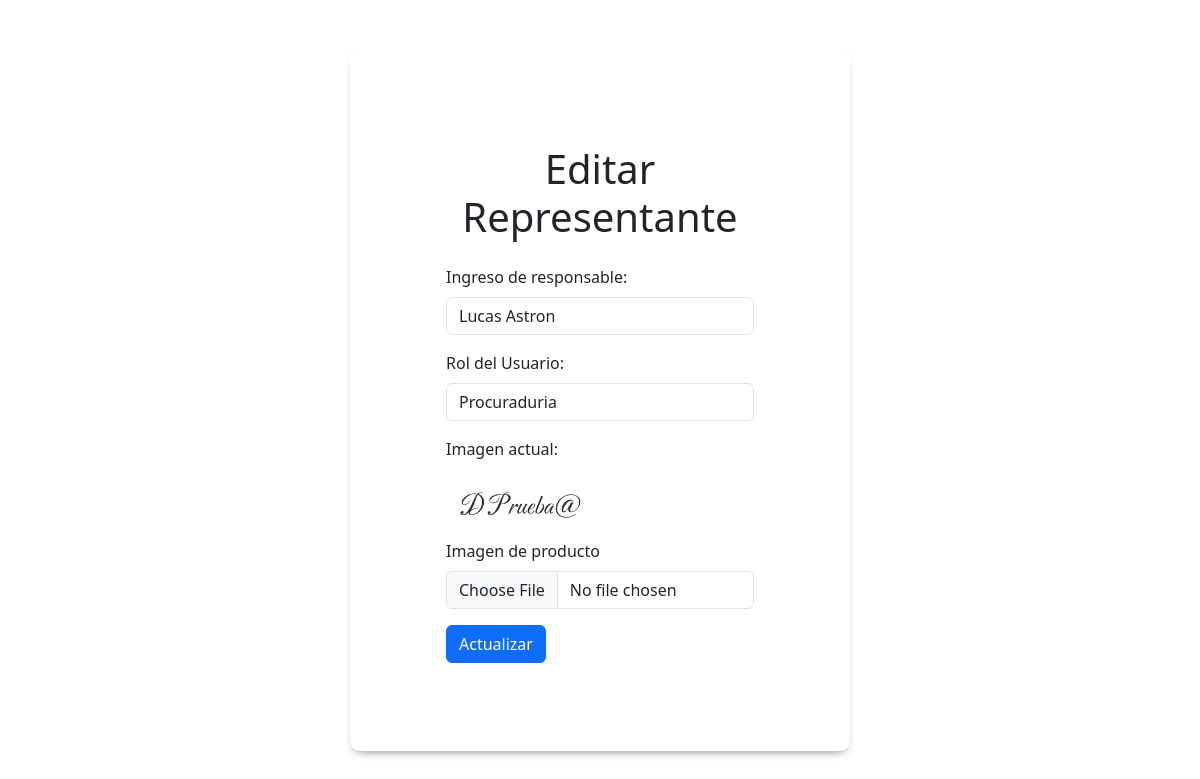
/representantes/editar-representante/3 (signed in), run on the app's committed database.
### app/models.py (models this page shows)
class Representante(db.Model):
    __tablename__ = "representante"
    id = db.Column(db.Integer, primary_key=True)
    nombre = db.Column(db.String(150))
    rol = db.Column(db.Enum(Roles))
    firma = db.Column(db.String(100))
    created_at = db.Column(db.DateTime, default=datetime.utcnow, nullable=False)
    updated_at = db.Column(db.DateTime, default=datetime.utcnow, onupdate=datetime.utcnow, nullable=False)

### app/representantes/routes.py (the view, shortened to what this page needs)
@representantes.route('/editar-representante/<representante_id>', methods=['GET','POST'])
@acceso_requerido(roles=["Administrador"])
@login_required
def editar_representante(representante_id):
    representante = Representante.query.get_or_404(representante_id)
    if representante is None:
        flash(_("El representante no existe"), "error")
        return redirect(url_for('representantes.lista_representantes'))
    form_edit = EditRespresentanteForm(obj=representante)
    current_firma = representante.firma
    return render_template('editar_representante.html', form=form_edit, representante=representante)

### app/representantes/forms.py
class EditRespresentanteForm(FlaskForm, representanteForm):
    firma =  FileField("Imagen de producto", validators=[
                            Optional(),
                            FileAllowed(['jpg', 'png','pdf'], message='Solo se admiten imágenes')])
    submit=SubmitField("Actualizar")

### app/auth/routes.py (called while the page is built)
def acceso_requerido(roles=None):
    if roles is None:
        roles = []
    def decorador(f):
        @wraps(f)
        def decorated_function(*args, **kwargs):
            if current_user.is_authenticated is False:
                flash("Debes iniciar sesión para acceder a esta página", "warning")
                return redirect('/auth/login')
            if roles and current_user.rol.value not in roles:
                flash("No tienes permisos para acceder a esta página", "error")
                return redirect('/auth/login')
            return f(*args, **kwargs)
        return decorated_function
    return decorador

### app/models.py (called while the page is built)
@login.user_loader
def user_loader(id):
    return Usuario.query.get(id)

### app/representantes/templates/editar_representante.html (shortened to what this page needs)
{% extends "form_base.html" %}
{% block form_content %}
<form action="" class="login" method="POST" enctype="multipart/form-data">
    <h2 class="text-center my-4 titulo-responsivo">Editar Representante</h2>
    <div class="form-group mb-3">
        <label for="{{ form.nombre.id }}" class="form-label">{{ form.nombre.label }}</label>
        {{ form.nombre(class="form-control", size=32) }}
    </div>
    <div class="form-group mb-3">
        <label for="{{ form.rol.id }}" class="form-label">{{ form.rol.label }}</label>
        <select id="{{ form.rol.id }}" name="{{ form.rol.name }}" class="form-control">
            {% for value, label in form.rol.choices %}
                <option value="{{ value }}" {% if value == representante.rol.name %}selected{% endif %}>{{ label }}</option>
            {% endfor %}
        </select>
    </div>
    <div class="mb-3">
        <p>Imagen actual:</p>
        {% if representante.firma %}
        <img src="{{ url_for('static', filename='firmas/' + representante.firma)}}" alt="Imagen actual" class="img-fluid" width="150" height="100"/>
        {% else %}
        <p>No hay Firma</p>
        {% endif %}
        <label for="{{ form.firma.id }}" class="form-label">{{ form.firma.label }}</label>
        {{ form.firma(class="form-control") }}
    </div>
    <div class="mb-3">
        {{ form.submit(class="btn btn-primary") }}
    </div>
</form>
{% endblock %}

### app/static/css/formulario.css (style rules this page uses)
body { min-height: 100vh; display: flex; align-items: center; justify-content: center; }
.login { background-color: #fff; border-radius: 10px; text-align: left; padding: 4.5em 6em; margin: auto; width: 90%; max-width: 500px; box-shadow: 0 5px 10px -5px rgba(0, 0, 0, 0.535); }
.form-group { display: flex; flex-direction: column; }
.titulo-responsivo { font-size: 2.5rem; grid-column: span 3; }

### data on the page
Representante: nombre "Lucas Astron", rol "Procuraduria", firma (picture)
